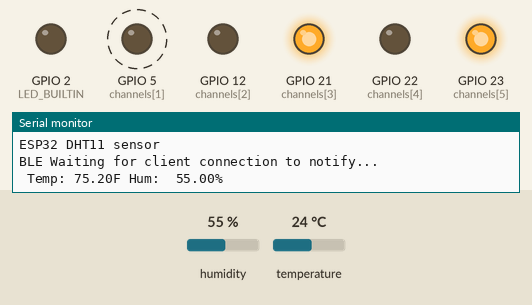
This sketch was run on a simulated ESP32. On the bench: output pins drawn as LEDs (lit = HIGH), the last lines printed to the serial monitor. Dashed ring = blinking. Inputs (shaded band) come from the test bench; at power-on: temperature 24 °C, humidity 55 %. Nothing arrives over Bluetooth unless stated; a phone connects over Bluetooth LE 3 s after start.

Above: at 7.2 s.
7.3 s: temperature set to 39 °C
10.5 s: temperature set to 42 °C
At 12.7 s:
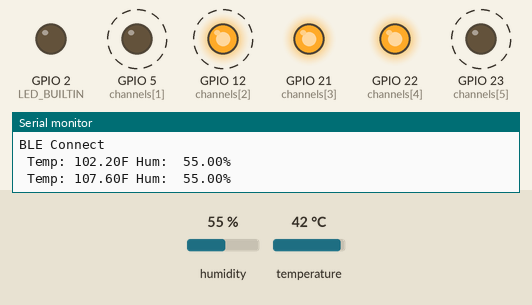
17.2 s: temperature set to 12 °C
At 21.4 s:
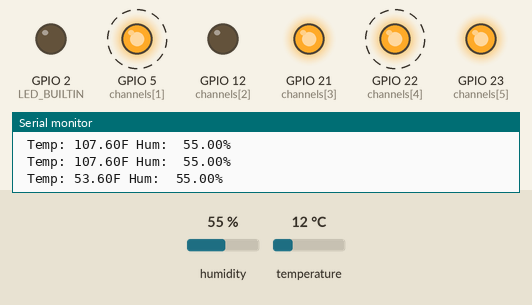
23.9 s: temperature set to 41 °C
At 26.5 s:
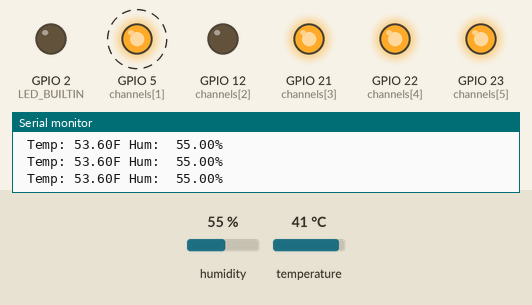
Timing chart, 0 to 31.6 s (numbered marks = the images above; inputs shaded):
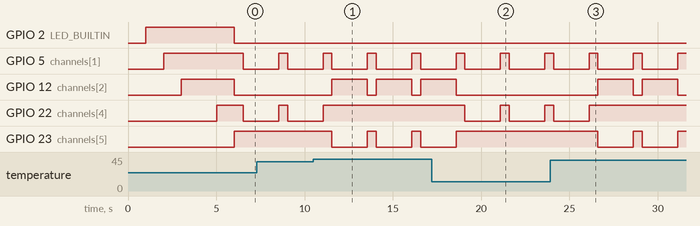

Measured:
- the behaviour switches between 40 and 41 °C on temperature (found by bisection; images 0 and 1)
- after the input at 10.5 s, GPIO 12 (channels[2]): alternates HIGH for 2.0 s and LOW for 0.50 s, starting after 1.0 s; GPIO 22 (channels[4]): goes on until 11.0 s, then stays HIGH; GPIO 23 (channels[5]): alternates HIGH for 0.50 s and LOW for 2.0 s, starting after 1.0 s
- after the input at 17.2 s, GPIO 12 (channels[2]): goes on until 18.6 s, then stays LOW; GPIO 22 (channels[4]): alternates HIGH for 0.50 s and LOW for 2.0 s, starting after 1.9 s; GPIO 23 (channels[5]): goes on until 18.6 s, then stays HIGH
- after the input at 23.9 s, GPIO 12 (channels[2]): alternates HIGH for 2.0 s and LOW for 0.50 s, starting after 2.7 s; GPIO 22 (channels[4]): goes on until 26.1 s, then stays HIGH; GPIO 23 (channels[5]): alternates HIGH for 0.50 s and LOW for 2.0 s, starting after 2.7 s
- by itself, GPIO 5 (channels[1]): alternates HIGH for 0.50 s and LOW for 2.0 s

The sketch:

BLE_temperature_sensor_Low_On.ino
```cpp
#include <BLEDevice.h>
#include <BLEServer.h>
#include <BLEUtils.h>
#include <BLE2902.h>
#include "DHTesp.h"


#define LED_BUILTIN 2
#define LED_5 5
#define BUZZER_12 12
#define LED_21 21
#define LED_22 22
#define LED_23 23
#define enviornmentService BLEUUID((uint16_t)0x181A)

DHTesp dht;
int   dhtPin      = 4;                       /** Pin number for DHT11 data pin */
int   ALARMTEMP   = 40.3;                 // !! Celsius!! Temperature for alarm
bool  debugstate  = true;
float temperature = -1000;
float humidity    = -1;
int   channels[6] = {2, 5, 12, 21, 22, 23};

// BLECharacteristic *pCharacteristic;
bool deviceConnected = false;
int rec = 0;

void getTemp();
void BLETransfer(int16_t);

BLECharacteristic temperatureCharacteristic(
  BLEUUID((uint16_t)0x2A6E),
  BLECharacteristic::PROPERTY_READ |
  BLECharacteristic::PROPERTY_NOTIFY
);

//BLEDescriptor tempDescriptor(BLEUUID((uint16_t)0x2901));

class MyServerCallbacks: public BLEServerCallbacks {
    void onConnect(BLEServer* ccsServer) {
      Serial.println("BLE Connect");
      deviceConnected = true;
    };

    void onDisconnect(BLEServer* ccsServer) {
      Serial.println("BLE Disconnected");
      deviceConnected = false;
    }
};

void setup() {
  Serial.begin(115200);
  Serial.setDebugOutput(debugstate);
  configPinModes();
  initTemp();
  lightInit();
  Serial.println("\nESP32 DHT11 sensor\n");

  // Create the BLE Device
  BLEDevice::init("TempSensor1");

  // Create the BLE Server
  BLEServer *ccsServer = BLEDevice::createServer();
  ccsServer->setCallbacks(new MyServerCallbacks());

  // Create the BLE Service
  BLEService *ccsEnvironment = ccsServer->createService(enviornmentService);

  // Create a BLE Characteristic
  ccsEnvironment->addCharacteristic(&temperatureCharacteristic);

  // Create a BLE Descriptor
  temperatureCharacteristic.addDescriptor(new BLE2902());

  BLEDescriptor TemperatureDescriptor(BLEUUID((uint16_t)0x2901));
  TemperatureDescriptor.setValue("Temperature -40-60°C");
  temperatureCharacteristic.addDescriptor(&TemperatureDescriptor);

  ccsServer->getAdvertising()->addServiceUUID(enviornmentService);

  // Start the service
  ccsEnvironment->start();

  // Start advertising
  ccsServer->getAdvertising()->start();
  Serial.println("BLE Waiting for client connection to notify...");
}

void loop() {
  getTemp();
  String beaconMsg;

  if (temperature == -1000)
  {
    if (rec > 5)
    {
      beaconMsg = "STS1SNA";
      Serial.println(beaconMsg);
      temperature = 100000;
    }
    return;
  }

  if (deviceConnected) {
    int16_t value;
    value = (temperature * 100);
    //Serial.println(value);
    //BLETransfer(value);        //*******************************
    temperatureCharacteristic.setValue((uint8_t*)&value, 2);
    temperatureCharacteristic.notify();
  }
  delay(2000);
}

void lightInit() {
  Serial.println("\nInitializing and Testing Outputs");
  int i = 0;
  while (i < 6) {
    digitalWrite(channels[i], LOW);
    Serial.println("Channel: " + String(channels[i]) + " Testing");
    delay(1000);
    digitalWrite(channels[i], HIGH);
    i++;
  }
}

void configPinModes() {
  Serial.println("\nConfiguring PinModes");
  int i = 0;
  while (i < 6) {
    pinMode(channels[i], OUTPUT);
    Serial.println("pinMode: " + String(channels[i]) + " configured");
    i++;
  }
}

bool initTemp() {
  dht.setup(dhtPin, DHTesp::DHT11);      // Initialize temperature sensor
  Serial.println("DHT initiated");
}

void BLETransfer(int16_t val) {
  temperatureCharacteristic.setValue((uint8_t*)&val, 2);
  temperatureCharacteristic.notify();
}

void setOutput() {
  digitalWrite(LED_BUILTIN, LOW);
  digitalWrite(5, HIGH);
  digitalWrite(12, LOW);
  digitalWrite(21, HIGH);
  digitalWrite(22, HIGH);
  digitalWrite(23, HIGH);
  delay(500);

  if (temperature > ALARMTEMP) {
    digitalWrite(23, LOW);  // Turn on red LED for overtemp
    digitalWrite(12, HIGH); // Sound buzzer for overtemp
  } else {
    digitalWrite(22, LOW);  // Turn on green LED within temp
  }
  if (deviceConnected = true) {
    digitalWrite(5, LOW);   // Turn on Blue LED when BLE connects
  } else if (deviceConnected = false) {
    digitalWrite(21, LOW);  // turn on Yellow LED when BLE is disconnected
  }
}

void getTemp() {
  TempAndHumidity newValues = dht.getTempAndHumidity();
  if (dht.getStatus() != 0) {                                               // Check if any reads failed and exit early (to try again).
    Serial.println("DHT11 error status: " + String(dht.getStatusString()));
  }
  temperature = newValues.temperature;
  humidity = newValues.humidity;
  setOutput(); // set leds and buzzer based on temperature reading
  Serial.println(" Temp: " + String((temperature * 1.8) + 32) + "F Hum:  " + String(humidity) + "%");
}
```
